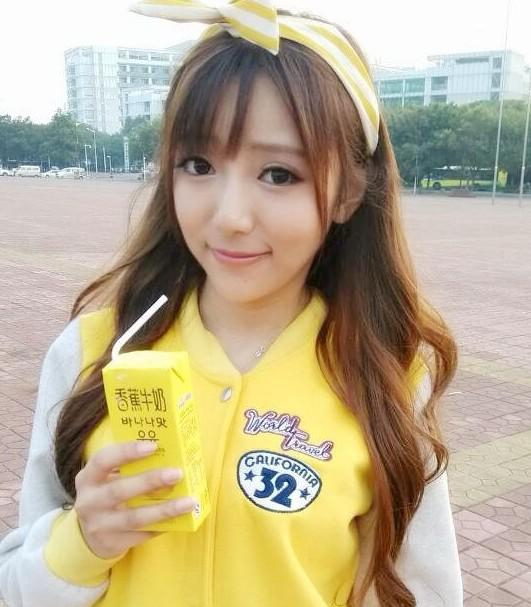
#> input picture aa.jpg, 531 x 607 px, found by its file name
$ python faceRecognition.py aa.jpg   (older library calls are emulated)
#> lines starting #> are read from the running program, lines starting #| are printed output that depends on the picture
import cv2
import sys
import numpy as np


def showWindow(image):
    cv2.namedWindow("Image")
    cv2.imshow("Image", image)
    cv2.waitKey(0)
    cv2.destroyAllWindows()


face_cascade = cv2.CascadeClassifier("D:/python/openCV/openCV/openCV/haarcascade_frontalface_default.xml")
# eye_cascade = cv2.CascadeClassifier("D:/python/example/full/0a8ea8d08ae6c0a48fece080daae4ebd3789e6c0.jpg")
eye_cascade = cv2.CascadeClassifier("D:/python/openCV/openCV/openCV/haarcascade_eye.xml")
# img_path = sys.argv[1]
# print("------", img_path)
img = cv2.imread("D:/python/openCV/openCV/openCV/aa.jpg")
#> img is the input picture: shape (607, 531, 3); mean B, G, R 144.1, 173.2, 185.7
# img = cv2.imread(img_path)
img_gray = cv2.cvtColor(img, cv2.COLOR_BGR2GRAY)
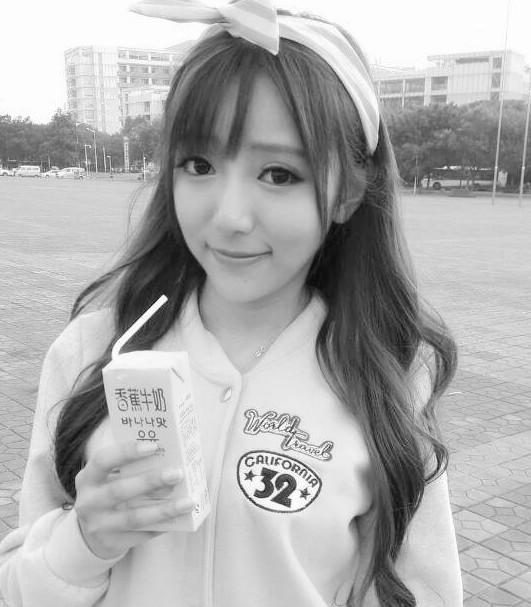
#> img_gray: shape (607, 531); min 8, max 255, mean 173.6
# [18 lines of commented-out code are left out]
showWindow(img_gray)
faces = face_cascade.detectMultiScale(img_gray, scaleFactor=1.3, minNeighbors=4, minSize=(30, 30))
#> faces = ()
for (x, y, w, h) in faces:
    print("-------", "face")
    face_area = cv2.rectangle(img, (x, y), (x + w, y + h), (255, 0, 0), 2)
    face_gray = img_gray[y:y + h, x:x + w]
    face_img = img[y:y + h, x:x + w]
    eyes = eye_cascade.detectMultiScale(face_gray)
    for (ex, ey, ew, eh) in eyes:
        # cv2.rectangle(face_color, (ex, ey), (ex + ew, ey + eh), (0, 255, 0), 2)
        # eh = eh / 2
        cv2.circle(face_img, center=(int(ex + ew / 2), int(ey + eh / 2)), radius=int(eh / 2), color=(0, 255, 0))
#> this loop made 0 passes
showWindow(img)
cv2.imwrite("E:/迅雷下载/aaa.png", img)
